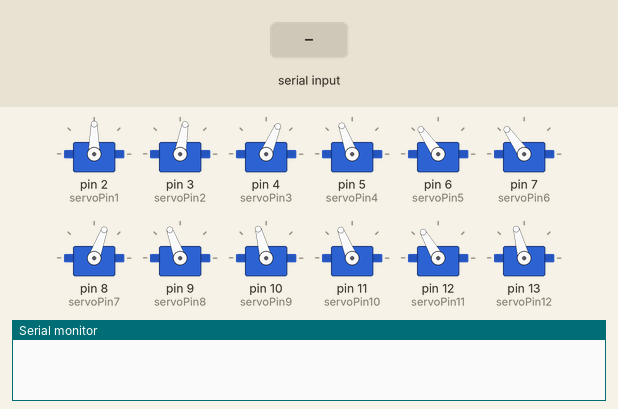
The sketch below on a simulated Arduino Uno, built with avr-gcc and run on an emulated ATmega328P. Shown: 12 × servo, the last lines printed to the serial monitor. The test bench sets the inputs (shaded band).

Above: at 1.2 s.
1.3 s: "b" received over Serial
At 1.45 s:
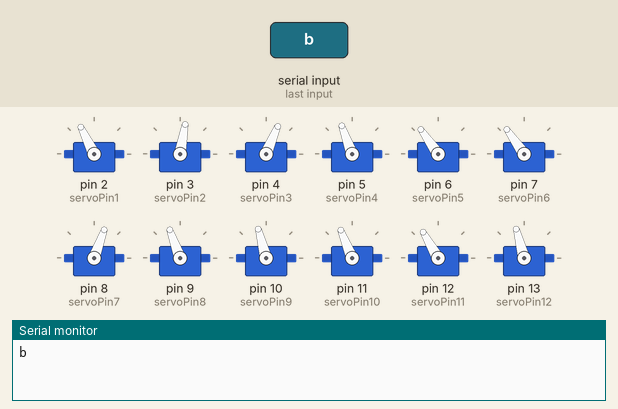
3.1 s: byte 108 ('l') received over Serial
At 3.47 s:
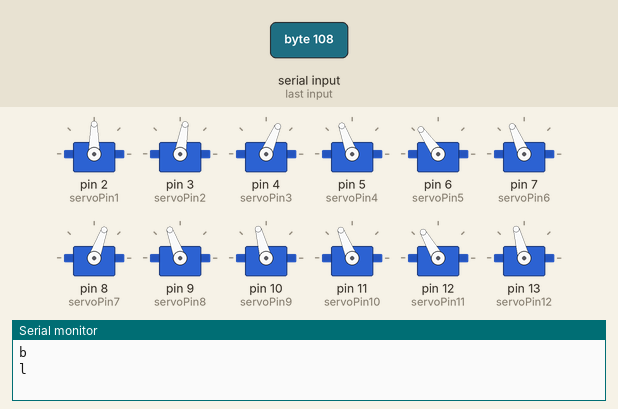
5.0 s: byte 107 ('k') received over Serial
At 6.6 s:
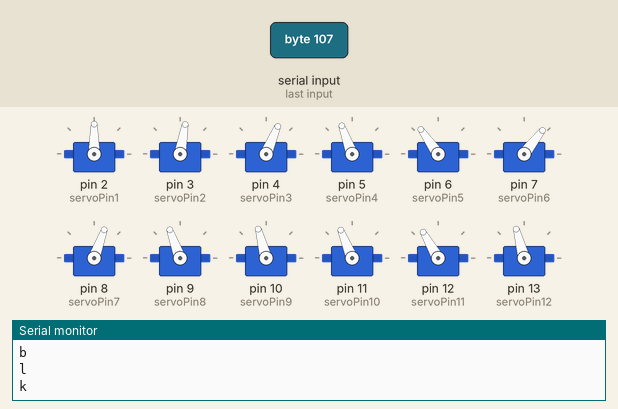
6.9 s: byte 110 ('n') received over Serial
8.8 s: byte 109 ('m') received over Serial
At 10.2 s:
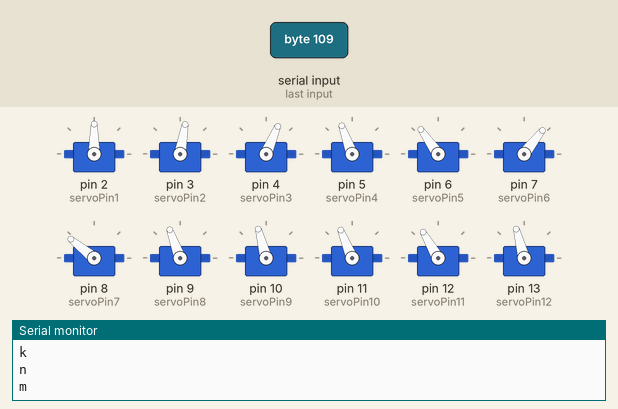
10.7 s: byte 112 ('p') received over Serial
Timing chart, 0 to 13.6 s (numbered marks = the images above; inputs shaded):
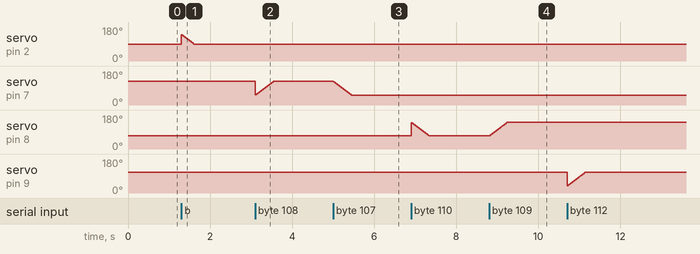

Measured:
- after the input at 5.0 s, servo on pin 7 (servoPin6): moves from 125° to 52° over 0.44 s, starting at once
- after the input at 8.8 s, servo on pin 8 (servoPin7): moves from 70° to 141° over 0.43 s, starting at once

The sketch:

Dmaze_ard1_20Feb23.ino
```cpp
char receivedChar;
boolean newData = false;
#include<Servo.h>
Servo servo1;     // Servo 1 = door1
#include<Servo.h>
Servo servo2;     // Servo 2 = door2
#include<Servo.h>
Servo servo3;     // Servo 3 = door3
#include<Servo.h>
Servo servo4;     //
#include<Servo.h>
Servo servo5;     //
#include<Servo.h>
Servo servo6;     //
#include<Servo.h>
Servo servo7;     //
#include<Servo.h>
Servo servo8;     //
#include<Servo.h>
Servo servo9;     //
#include<Servo.h>
Servo servo10;     //
#include<Servo.h>
Servo servo11;     //
#include<Servo.h>
Servo servo12;     //
#include<Servo.h>
Servo servo13;     // Servo 13 = running-wheel brake
#include<Servo.h>
Servo servo14;     // Servo 14 = social hatch

const int slowness = 6;   //slowness factor, ms wait between 1deg movements, change to set speed
const int social_slowness = 25;

const int servoPin1 = 2;// door servos 1-12
const int servoPin2 = 3;
const int servoPin3 = 4;
const int servoPin4 = 5;
const int servoPin5 = 6;
const int servoPin6 = 7;//
const int servoPin7 = 8;
const int servoPin8 = 9;
const int servoPin9 = 10;
const int servoPin10 = 11;
const int servoPin11 = 12;//
const int servoPin12 = 13;
const int servoPin13 = 14;//run wheel
const int servoPin14 = 15;//social
int safe_stage=1;

//door angles
const int CLOSE_DOOR1 = 90;
const int OPEN_DOOR1 = 141;
const int CLOSE_DOOR2 = 80;
const int OPEN_DOOR2 = 142;
const int CLOSE_DOOR3 = 67;
const int OPEN_DOOR3 = 145;
const int CLOSE_DOOR4 = 110;
const int OPEN_DOOR4 = 38;
const int CLOSE_DOOR5 = 125;
const int OPEN_DOOR5 = 54;
const int CLOSE_DOOR6 = 125;
const int OPEN_DOOR6 = 52;
const int CLOSE_DOOR7 = 70;
const int OPEN_DOOR7 = 141;
const int CLOSE_DOOR8 = 110;
const int OPEN_DOOR8 = 38;
const int CLOSE_DOOR9 = 105;
const int OPEN_DOOR9 = 65;
const int CLOSE_DOOR10 = 112;
const int OPEN_DOOR10 = 53;
const int CLOSE_DOOR11 = 120;
const int OPEN_DOOR11 = 62;
const int CLOSE_DOOR12 = 105;
const int OPEN_DOOR12 = 40;
const int CLOSE_DOOR13 = 10;
const int OPEN_DOOR13 = 40;
const int CLOSE_DOOR14 = 99;
const int OPEN_DOOR14 = 60;
const int SAFE1_DOOR14 = 98;
const int SAFE2_DOOR14 = 85;

int pos1_current = OPEN_DOOR1; //initial position variables for servos
int pos1_target = OPEN_DOOR1;
int pos2_current = OPEN_DOOR2; //initial position variables for servos
int pos2_target = OPEN_DOOR2;
int pos3_current = OPEN_DOOR3; //initial position variables for servos  >
int pos3_target = OPEN_DOOR3;
int pos4_current = OPEN_DOOR4; //initial position variables for servos
int pos4_target = OPEN_DOOR4;
int pos5_current = OPEN_DOOR5; //initial position variables for servos
int pos5_target = OPEN_DOOR5;
int pos6_current = OPEN_DOOR6; //initial position variables for servos
int pos6_target = OPEN_DOOR6;
int pos7_current = OPEN_DOOR7; //initial position variables for servos  >
int pos7_target = OPEN_DOOR7;
int pos8_current = OPEN_DOOR8; //initial position variables for servos
int pos8_target = OPEN_DOOR8;
int pos9_current = OPEN_DOOR9; //initial position variables for servos
int pos9_target = OPEN_DOOR9;
int pos10_current = OPEN_DOOR10; //initial position variables for servos
int pos10_target = OPEN_DOOR10;
int pos11_current = OPEN_DOOR11; //initial position variables for servos  >
int pos11_target = OPEN_DOOR11;
int pos12_current = OPEN_DOOR12; //initial position variables for servos
int pos12_target = OPEN_DOOR12;
int pos13_current = OPEN_DOOR13; //initial position variables for servos
int pos13_target = OPEN_DOOR13;
int pos14_current = OPEN_DOOR14; //initial position variables for servos
int pos14_target = OPEN_DOOR14;


void setup()
{
  servo1.write(CLOSE_DOOR1);
  servo2.write(CLOSE_DOOR2);
  servo3.write(CLOSE_DOOR3);
  servo4.write(CLOSE_DOOR4);
  servo5.write(CLOSE_DOOR5);
  servo6.write(CLOSE_DOOR6);
  servo7.write(CLOSE_DOOR7);
  servo8.write(CLOSE_DOOR8);
  servo9.write(CLOSE_DOOR9);
  servo10.write(CLOSE_DOOR10);
  servo11.write(CLOSE_DOOR11);
  servo12.write(CLOSE_DOOR12);
  servo13.write(CLOSE_DOOR13);
  servo14.write(CLOSE_DOOR14);
  Serial.begin(9600);
  servo1.attach(servoPin1);
  servo2.attach(servoPin2);
  servo3.attach(servoPin3);
  servo4.attach(servoPin4);
  servo5.attach(servoPin5);
  servo6.attach(servoPin6);
  servo7.attach(servoPin7);
  servo8.attach(servoPin8);
  servo9.attach(servoPin9);
  servo10.attach(servoPin10);
  servo11.attach(servoPin11);
  servo12.attach(servoPin12);
  servo13.attach(servoPin13);
  servo14.attach(servoPin14);
}

void loop()
{
  recvInfo();
  moveServo();
}

void recvInfo()
{
  if (Serial.available() > 0)
  {
    receivedChar = Serial.read();
    Serial.println(receivedChar);
  }
}

void moveServo()
{
  //target commands
  if (receivedChar=='a')
  {
    pos1_target=OPEN_DOOR1;
  }
  if (receivedChar=='b')
  {
    pos1_target=CLOSE_DOOR1;
  }
  if (receivedChar=='c')
  {
    pos2_target=OPEN_DOOR2;
  }
  if (receivedChar=='d')
  {
    pos2_target=CLOSE_DOOR2;
  }
  if (receivedChar=='e')
  {
    pos3_target=OPEN_DOOR3;
  }
  if (receivedChar=='f')
  {
    pos3_target=CLOSE_DOOR3;
  }
  if (receivedChar=='g')
  {
    pos4_target=OPEN_DOOR4;
  }
  if (receivedChar=='h')
  {
    pos4_target=CLOSE_DOOR4;
  }
    if (receivedChar=='i')
  {
    pos5_target=OPEN_DOOR5;
  }
  if (receivedChar=='j')
  {
    pos5_target=CLOSE_DOOR5;
  }
  if (receivedChar=='k')
  {
    pos6_target=OPEN_DOOR6;
  }
  if (receivedChar=='l')
  {
    pos6_target=CLOSE_DOOR6;
  }
  if (receivedChar=='m')
  {
    pos7_target=OPEN_DOOR7;
  }
  if (receivedChar=='n')
  {
    pos7_target=CLOSE_DOOR7;
  }
  if (receivedChar=='o')
  {
    pos8_target=OPEN_DOOR8;
  }
  if (receivedChar=='p')
  {
    pos8_target=CLOSE_DOOR8;
  }
    if (receivedChar=='q')
  {
    pos9_target=OPEN_DOOR9;
  }
  if (receivedChar=='r')
  {
    pos9_target=CLOSE_DOOR9;
  }
  if (receivedChar=='s')
  {
    pos10_target=OPEN_DOOR10;
  }
  if (receivedChar=='t')
  {
    pos10_target=CLOSE_DOOR10;
  }
  if (receivedChar=='u')
  {
    pos11_target=OPEN_DOOR11;
  }
  if (receivedChar=='v')
  {
    pos11_target=CLOSE_DOOR11;
  }
  if (receivedChar=='w')
  {
    pos12_target=OPEN_DOOR12;
  }
  if (receivedChar=='x')
  {
    pos12_target=CLOSE_DOOR12;
  }
  if (receivedChar=='y')
  {
    pos13_target=OPEN_DOOR13;
  }
  if (receivedChar=='z')
  {
    pos13_target=CLOSE_DOOR13;
  }
  if (receivedChar=='1')
  {
    pos14_target=OPEN_DOOR14;
    safe_stage=5;
  }
  if (receivedChar=='2' and safe_stage==5)
  {
    pos14_target=SAFE1_DOOR14;
    safe_stage=1;
  }

  if (safe_stage==1 and pos14_current==SAFE1_DOOR14)
  {
    pos14_target=SAFE2_DOOR14;
    safe_stage=2;
  }
  if (safe_stage==2 and pos14_current==SAFE2_DOOR14)
  {
    pos14_target=CLOSE_DOOR14;
    safe_stage=3;
  }

  if (safe_stage==3 and pos14_current==CLOSE_DOOR14)
  {
    safe_stage=4;
  }

  //movement
  if (pos1_current<pos1_target) //SERVO 1
  {
    pos1_current=pos1_current+1;
    servo1.write(pos1_current);
    delay(slowness);
  }
  if (pos1_current>pos1_target)
  {
    pos1_current=pos1_current-1;
    servo1.write(pos1_current);
    delay(slowness);
  }
  if (pos2_current<pos2_target) //SERVO 2
  {
    pos2_current=pos2_current+1;
    servo2.write(pos2_current);
    delay(slowness);
  }
  if (pos2_current>pos2_target)
  {
    pos2_current=pos2_current-1;
    servo2.write(pos2_current);
    delay(slowness);
  }
  if (pos3_current<pos3_target) //SERVO 3
  {
    pos3_current=pos3_current+1;
    servo3.write(pos3_current);
    delay(slowness);
  }
  if (pos3_current>pos3_target)
  {
    pos3_current=pos3_current-1;
    servo3.write(pos3_current);
    delay(slowness);
  }
  if (pos4_current<pos4_target) //SERVO 4
  {
    pos4_current=pos4_current+1;
    servo4.write(pos4_current);
    delay(slowness);
  }
  if (pos4_current>pos4_target)
  {
    pos4_current=pos4_current-1;
    servo4.write(pos4_current);
    delay(slowness);
  }
    if (pos5_current<pos5_target) //SERVO 5
  {
    pos5_current=pos5_current+1;
    servo5.write(pos5_current);
    delay(slowness);
  }
  if (pos5_current>pos5_target)
  {
    pos5_current=pos5_current-1;
    servo5.write(pos5_current);
    delay(slowness);
  }
  if (pos6_current<pos6_target) //SERVO 6
  {
    pos6_current=pos6_current+1;
    servo6.write(pos6_current);
    delay(slowness);
  }
  if (pos6_current>pos6_target)
  {
    pos6_current=pos6_current-1;
    servo6.write(pos6_current);
    delay(slowness);
  }
  if (pos7_current<pos7_target) //SERVO 7
  {
    pos7_current=pos7_current+1;
    servo7.write(pos7_current);
    delay(slowness);
  }
  if (pos7_current>pos7_target)
  {
    pos7_current=pos7_current-1;
    servo7.write(pos7_current);
    delay(slowness);
  }
  if (pos8_current<pos8_target) //SERVO 8
  {
    pos8_current=pos8_current+1;
    servo8.write(pos8_current);
    delay(slowness);
  }
  if (pos8_current>pos8_target)
  {
    pos8_current=pos8_current-1;
    servo8.write(pos8_current);
    delay(slowness);
  }
    if (pos9_current<pos9_target) //SERVO 9
  {
    pos9_current=pos9_current+1;
    servo9.write(pos9_current);
    delay(slowness);
  }
  if (pos9_current>pos9_target)
  {
    pos9_current=pos9_current-1;
    servo9.write(pos9_current);
    delay(slowness);
  }
  if (pos10_current<pos10_target) //SERVO 10
  {
    pos10_current=pos10_current+1;
    servo10.write(pos10_current);
    delay(slowness);
  }
  if (pos10_current>pos10_target)
  {
    pos10_current=pos10_current-1;
    servo10.write(pos10_current);
    delay(slowness);
  }
  if (pos11_current<pos11_target) //SERVO 11
  {
    pos11_current=pos11_current+1;
    servo11.write(pos11_current);
    delay(slowness);
  }
  if (pos11_current>pos11_target)
  {
    pos11_current=pos11_current-1;
    servo11.write(pos11_current);
    delay(slowness);
  }
  if (pos12_current<pos12_target) //SERVO 12
  {
    pos12_current=pos12_current+1;
    servo12.write(pos12_current);
    delay(slowness);
  }
  if (pos12_current>pos12_target)
  {
    pos12_current=pos12_current-1;
    servo12.write(pos12_current);
    delay(slowness);
  }
    if (pos13_current<pos13_target) //SERVO 13
  {
    pos13_current=pos13_current+1;
    servo13.write(pos13_current);
    delay(slowness);
  }
  if (pos13_current>pos13_target)
  {
    pos13_current=pos13_current-1;
    servo13.write(pos13_current);
    delay(slowness);
  }
  if (pos14_current<pos14_target) //SERVO 14
  {
    pos14_current=pos14_current+1;//closing
    servo14.write(pos14_current);
    delay(social_slowness);

  }
  if (pos14_current>pos14_target)
  {
    pos14_current=pos14_current-1;//opening
    servo14.write(pos14_current);
    delay(social_slowness);
  }
}
```
